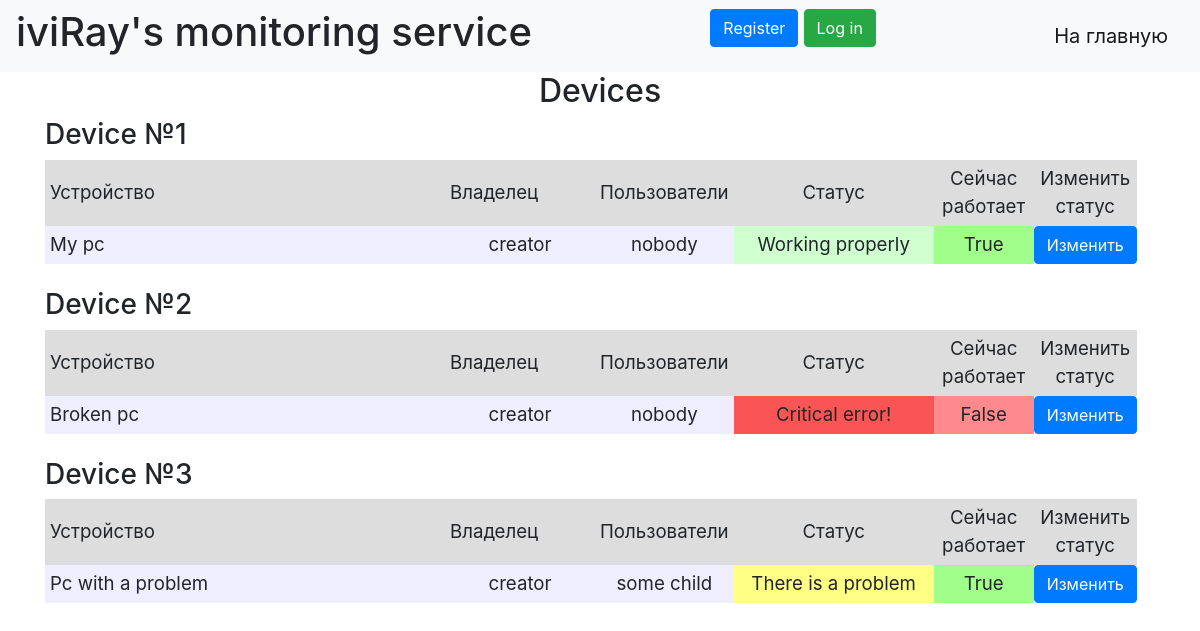
The page / on the database its author committed.
### data/objects.py (models this page shows)
class Objects(SqlAlchemyBase):
    __tablename__ = 'objects'
    id = sqlalchemy.Column(sqlalchemy.Integer,
                           primary_key=True, autoincrement=True)
    device = sqlalchemy.Column(sqlalchemy.String, nullable=True)
    creator = sqlalchemy.Column(sqlalchemy.String, nullable=True)
    status = sqlalchemy.Column(sqlalchemy.String, nullable=True)
    users = sqlalchemy.Column(sqlalchemy.String, nullable=True)
    is_working = sqlalchemy.Column(sqlalchemy.Boolean, nullable=True)
    created_date = sqlalchemy.Column(sqlalchemy.DateTime,
                                     default=datetime.datetime.now)

### main.py (the view)
@app.route("/")
def index():
    db_sess = db_session.create_session()
    objects = db_sess.query(Objects).all()
    users = db_sess.query(User).all()
    names = {name.id: name.name for name in users}
    return render_template("index.html", objects=objects, names=names, title='iviRayMS')

### data/db_session.py (called while the page is built)
def create_session() -> Session:
    global __factory
    return __factory()

### templates/index.html (shortened to what this page needs)
{% extends "base.html" %}
{% block content %}
<h2 align="center">Devices</h2>
{% for object in objects %}
<h3>Device №{{ object.id }}</h3>
<div class="table_container">
    <table class="my_table">
        <tr class="my_row">
            <td class="title" width="400px" bgcolor="#dddddd">Устройство</td>
            <td class="title" width="150px" bgcolor="#dddddd">Владелец</td>
            <td class="title" width="100px" bgcolor="#dddddd" align="center">Пользователи</td>
            <td class="title" width="200px" bgcolor="#dddddd" align="center">Статус</td>
            <td class="title" width="100px" bgcolor="#dddddd" align="center">Сейчас работает</td>
            <td class="title" width="100px" bgcolor="#dddddd" align="center">Изменить статус</td>
        </tr>
        <tr class="my_row">
            <td class="ordinary" bgcolor="#eeeeff">{{ object.device.capitalize() }}</td>
            <td class="ordinary" bgcolor="#eeeeff" align="center">{{ object.creator }}</td>
            <td class="ordinary" bgcolor="#eeeeff" align="center">{{ object.users }}</td>
            {% if object.status == "properly" %}
            <td class="ordinary" bgcolor="#cfffcf" align="center">Working properly</td>
            {% elif object.status == "warning" %}
            <td class="ordinary" bgcolor="#ffff85" align="center">There is a problem</td>
            {% else %}
            <td class="ordinary" bgcolor="#fa5555" align="center">Critical error!</td>
            {% endif %}
            {% if object.is_working %}
            <td class="ordinary" bgcolor="#9fff8a" align="center">{{ object.is_working }}</td>
            {% else %}
            <td class="ordinary" bgcolor="#ff8a8e" align="center">{{ object.is_working }}</td>
            {% endif %}
            <td class="btn btn-primary " href="/addobject">Изменить</td>
        </tr>
    </table>
</div>
<br>
{% endfor %}
{% endblock %}

### templates/base.html (shortened to what this page needs)
<!DOCTYPE html>
<html lang="en">
<head>
    <link rel="stylesheet" href="https://stackpath.bootstrapcdn.com/bootstrap/4.4.1/css/bootstrap.min.css"
>
    <link rel="stylesheet" type="text/css" href="../static/css/style.css"/>
</head>
<body>
<header>
    <nav class="navbar navbar-light bg-light">
        <h1>iviRay's monitoring service</h1>
        {% if current_user.is_authenticated %}
        <a class="navbar-brand" href="/logout">{{ current_user.name }}</a>
        <a class="navbar-brand" href="/addobject">Добавить устройство</a>
        {% else %}
        <p>
            <a class="btn btn-primary " href="/register">Register</a>
            <a class="btn btn-success" href="/login">Log in</a>
        </p>
        {% endif %}
        <a class="navbar-brand" href="/">На главную</a>
    </nav>
</header>
<main role="main" class="container">
    {% block content %}{% endblock %}
</main>
</body>
</html>

### static/css/style.css (style rules this page uses)
td.title { background-color: "#ffcc00"; align: "center"; font-size: 14pt; padding: 5px; }
td.ordinary { background-color: "#662f73"; align: "center"; font-size: 14pt; padding: 5px; }
p { font-size: 14pt; }

### rows shown on the page
Objects: id "1", device "My pc", creator "creator", users "nobody", status "Working properly", is_working "True"
Objects: id "2", device "Broken pc", creator "creator", users "nobody", status "Critical error!", is_working "False"
Objects: id "3", device "Pc with a problem", creator "creator", users "some child", status "There is a problem", is_working "True"
